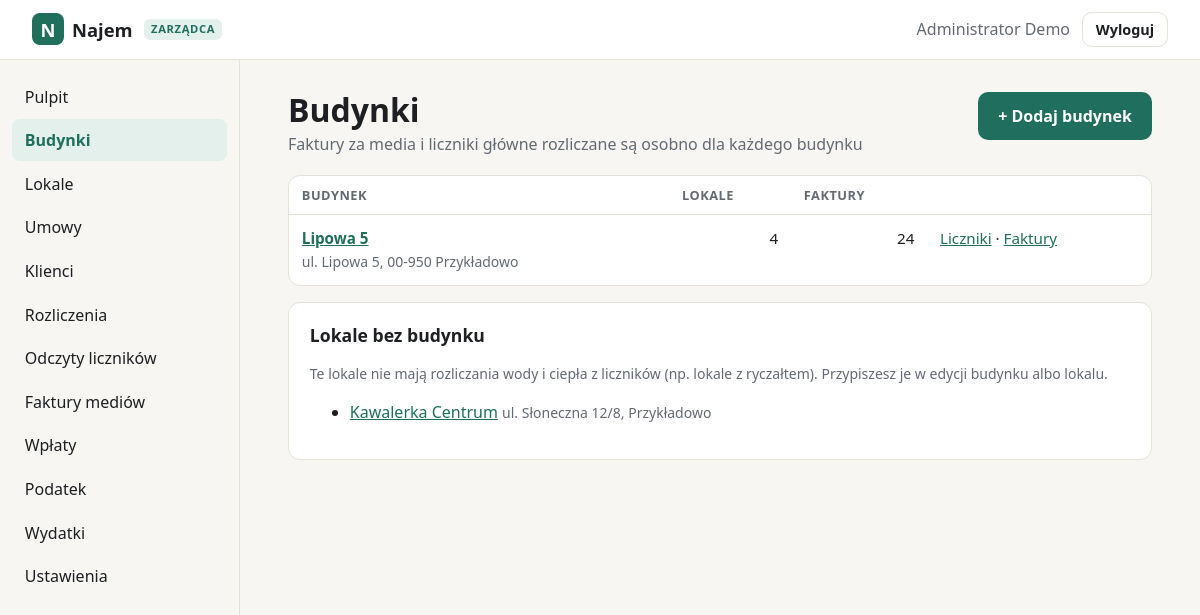
The app's page /zarzadca/budynki (signed in) with its own data.
### tables this page shows
CREATE TABLE users (
    id            INTEGER PRIMARY KEY AUTOINCREMENT,
    login         TEXT NOT NULL UNIQUE COLLATE NOCASE,
    password_hash TEXT NOT NULL,
    full_name     TEXT,
    role          TEXT NOT NULL DEFAULT 'klient',
    created_at    TEXT NOT NULL DEFAULT (datetime('now')),
    last_login_at TEXT
, email TEXT, telefon TEXT, aktywny INTEGER NOT NULL DEFAULT 1);

CREATE TABLE budynki (
    id            INTEGER PRIMARY KEY AUTOINCREMENT,
    nazwa         TEXT NOT NULL,
    ulica         TEXT,
    kod           TEXT,
    miasto        TEXT,
    swiatlo       INTEGER,          -- grosze / lokal / miesiąc
    smieci_1      INTEGER,
    smieci_2      INTEGER,
    smieci_3      INTEGER,
    smieci_4      INTEGER,
    smieci_5      INTEGER,
    lokale_cieplo INTEGER,          -- na ile lokali dzielić opłatę przesyłową
    rachunek      TEXT,
    uwagi         TEXT,
    created_at    TEXT NOT NULL DEFAULT (datetime('now'))
, nr_wodomierza TEXT, nr_cieplomierza TEXT);

CREATE TABLE lokale (
    id          INTEGER PRIMARY KEY AUTOINCREMENT,
    nazwa       TEXT NOT NULL,
    ulica       TEXT NOT NULL,          -- ulica z numerem budynku
    nr_lokalu   TEXT,
    kod         TEXT NOT NULL,
    miasto      TEXT NOT NULL,
    rodzaj      TEXT NOT NULL DEFAULT 'mieszkanie',
    powierzchnia REAL,                  -- m²
    pokoje      INTEGER,
    pietro      TEXT,
    opis        TEXT,
    wyposazenie TEXT,                   -- pozycje rozdzielone nową linią
    created_at  TEXT NOT NULL DEFAULT (datetime('now'))
, nr_wodomierza TEXT, nr_cieplomierza TEXT, budynek_id INTEGER REFERENCES budynki(id));

### budynki.py (the view)
@bp.get("/budynki")
def budynki():
    rows = get_db().execute("""
        SELECT b.*, (SELECT count(*) FROM lokale l WHERE l.budynek_id=b.id) AS lokale_n,
               (SELECT count(*) FROM faktury f WHERE f.budynek_id=b.id) AS faktury_n
        FROM budynki b ORDER BY b.nazwa""").fetchall()
    bez = get_db().execute("SELECT * FROM lokale WHERE budynek_id IS NULL ORDER BY nazwa").fetchall()
    return render_template("admin/budynki.html", active="budynki", rows=rows, bez=bez)

### admin.py (called while the page is built)
@bp.before_request
@manager_required
def _guard():
    if request.method == "POST":
        check_csrf()

@bp.context_processor
def _ctx():
    return {"admin_menu": ADMIN_MENU, "rodzaje_lokali": RODZAJE_LOKALI,
            "rodzaje_umow": RODZAJE_UMOW, "opcje": lambda xs: [(x, x) for x in xs],
            "today": date.today().isoformat()}

### app.py (called while the page is built)
def get_db() -> sqlite3.Connection:
    if "db" not in g:
        g.db = sqlite3.connect(DB_PATH)
        g.db.row_factory = sqlite3.Row
        g.db.execute("PRAGMA foreign_keys = ON")
    return g.db

def csrf_token() -> str:
    if "_csrf" not in session:
        session["_csrf"] = secrets.token_urlsafe(32)
    return session["_csrf"]

def static_v(filename):
    try:
        v = int((BASE / "static" / filename).stat().st_mtime)
    except OSError:
        v = 0
    return url_for("static", filename=filename, v=v)

def manager_required(view):
    @wraps(view)
    def wrapped(*a, **kw):
        if g.user is None:
            return redirect(url_for("login", next=request.path))
        if g.user["role"] != "zarzadca":
            abort(403)
        return view(*a, **kw)
    return wrapped

@app.before_request
def load_user():
    g.user = None
    uid = session.get("user_id")
    if uid:
        g.user = get_db().execute(
            "SELECT id, login, full_name, role FROM users WHERE id=? AND aktywny=1", (uid,)
        ).fetchone()
        if g.user is None:
            session.clear()

@app.context_processor
def inject():
    return {"menu": MENU, "user": g.get("user")}

### budynki.py (called while the page is built)
@bp.context_processor
def _ctx_budynki():
    return {"budynki_opcje": [(b["id"], b["nazwa"]) for b in
                              get_db().execute("SELECT id, nazwa FROM budynki ORDER BY nazwa")]}

### pomiary.py (called while the page is built)
@app.context_processor
def _ctx_najemca():
    if request.endpoint != "media" or g.get("user") is None:
        return {}
    od, do = nastepne_okno()
    return {"lokale_odczyt": lokale_najemcy(g.user["id"]), "moje_pomiary": moje_pomiary(g.user["id"]),
            "dzis": date.today().isoformat(), "okno_od": od.isoformat(), "okno_do": do.isoformat(),
            "w_oknie_dzis": od <= date.today() <= do}

### rozliczenia.py (called while the page is built)
@app.context_processor
def _ctx_dzis():
    return {"today": date.today().isoformat()}

### templates/admin/budynki.html (shortened to what this page needs)
{% extends "admin/base.html" %}
{% block content %}
<div class="page-head">
  <div><h1>Budynki</h1><p class="muted">Faktury za media i liczniki główne rozliczane są osobno dla każdego budynku</p></div>
  <div class="actions"><a class="btn btn-primary" href="{{ url_for('zarzadca.budynek_nowy') }}">+ Dodaj budynek</a></div>
</div>
{% if rows %}
<div class="table-wrap"><table class="table">
  <thead><tr><th>Budynek</th><th class="num">Lokale</th><th class="num">Faktury</th><th></th></tr></thead>
  <tbody>{% for b in rows %}
    <tr>
      <td data-label="Budynek"><a href="{{ url_for('zarzadca.budynek_edycja', bid=b.id) }}"><strong>{{ b.nazwa }}</strong></a>
        {% if b.ulica or b.miasto %}<br><span class="muted small">{{ b.ulica or '' }}{% if b.ulica and b.miasto %}, {% endif %}{{ b.kod or '' }} {{ b.miasto or '' }}</span>{% endif %}</td>
      <td data-label="Lokale" class="num">{{ b.lokale_n }}</td>
      <td data-label="Faktury" class="num">{{ b.faktury_n }}</td>
      <td data-label="">
        <a href="{{ url_for('zarzadca.liczniki', b=b.id) }}">Liczniki</a> ·
        <a href="{{ url_for('zarzadca.faktury', b=b.id) }}">Faktury</a></td>
    </tr>
  {% endfor %}</tbody>
</table></div>
{% else %}
<div class="placeholder"><strong>Brak budynków</strong><span>Dodaj budynek, aby rozliczać wodę i ciepło według liczników.</span></div>
{% endif %}
{% if bez %}
<section class="panel-box">
  <h2>Lokale bez budynku</h2>
  <p class="muted small">Te lokale nie mają rozliczania wody i ciepła z liczników (np. lokale z ryczałtem). Przypiszesz je w edycji budynku albo lokalu.</p>
  <ul>{% for l in bez %}<li><a href="{{ url_for('zarzadca.lokal_edycja', lid=l.id) }}">{{ l.nazwa }}</a> <span class="muted small">{{ l.ulica }}{% if l.nr_lokalu %}/{{ l.nr_lokalu }}{% endif %}, {{ l.miasto }}</span></li>{% endfor %}</ul>
</section>
{% endif %}
{% endblock %}

### templates/panel.html (shortened to what this page needs)
{% extends "base.html" %}
{% block body_class %}app-page{% endblock %}
{% block body %}
<header class="appbar">
  <a class="brand" href="{% block home_url %}{{ url_for('panel') }}{% endblock %}"><span class="logo">N</span> Najem{% block brand_suffix %}{% endblock %}</a>
  <div class="who">
    <span class="muted">{{ user.full_name or user.login }}</span>
    <form method="post" action="{{ url_for('logout') }}">
      <button class="btn btn-ghost btn-sm" type="submit">Wyloguj</button>
    </form>
  </div>
</header>
<div class="layout">
  <nav class="sidebar" aria-label="Menu główne">
    <ul>
    {% block nav %}{% endblock %}
    </ul>
  </nav>
  <main class="content">
    {% block content %}{% endblock %}
  </main>
</div>
{% endblock %}

### static/style.css (style rules this page uses)
:root { --bg: #f7f6f2; --surface: #ffffff; --text: #1d1f23; --muted: #646a73; --line: #e3e1da; --accent: #1f6f5c; --accent-ink: #ffffff; --accent-soft: #e3f0ec; --danger: #b3261e; --danger-soft: #fbe9e7; --radius: 12px; color-scheme: light; }
* { box-sizing: border-box; }
html, body { margin: 0; }
body { background: var(--bg); color: var(--text); font: 16px/1.5 system-ui, -apple-system, "Segoe UI", Roboto, sans-serif; min-height: 100vh; }
a { color: var(--accent); }
h1 { line-height: 1.15; margin: 0 0 .4em; }
.muted { color: var(--muted); }
.small { font-size: .875rem; }
.brand { display: inline-flex; align-items: center; gap: .5rem; font-weight: 700; font-size: 1.15rem; color: var(--text); text-decoration: none; }
.logo { display: inline-grid; place-items: center; width: 2rem; height: 2rem; border-radius: 8px; background: var(--accent); color: var(--accent-ink); font-weight: 800; }
.btn { display: inline-block; border: 1px solid transparent; border-radius: 10px; padding: .7rem 1.2rem; font: inherit; font-weight: 600; text-decoration: none; cursor: pointer; }
.btn-primary { background: var(--accent); color: var(--accent-ink); }
.btn-ghost { background: transparent; color: var(--text); border-color: var(--line); }
.btn-sm { padding: .35rem .8rem; font-size: .9rem; }
.appbar { position: sticky; top: 0; z-index: 10; display: flex; align-items: center; gap: 1rem; padding: .75rem clamp(16px, 3vw, 32px); background: var(--surface); border-bottom: 1px solid var(--line); }
.appbar .who { margin-left: auto; display: flex; align-items: center; gap: .75rem; }
.appbar form { margin: 0; }
.layout { display: grid; grid-template-columns: 240px 1fr; min-height: calc(100vh - 58px); }
.sidebar { border-right: 1px solid var(--line); padding: 1rem .75rem; }
.sidebar ul { list-style: none; margin: 0; padding: 0; display: flex; flex-direction: column; gap: 2px; }
.content { padding: 2rem clamp(16px, 4vw, 48px); max-width: 960px; }
:root { --ok: #1f7a4d; --ok-soft: #e1f3e9; --warn: #8a5a00; --warn-soft: #fdf1d8; --info: #2457a6; --info-soft: #e4ecfa; --off: #6b7079; --off-soft: #ececea; }
.content h1 { font-size: clamp(1.5rem, 3vw, 2rem); }
.content h2 { font-size: 1.1rem; margin: 0 0 .8rem; }
.panel-box { background: var(--surface); border: 1px solid var(--line); border-radius: var(--radius); padding: 1.2rem 1.3rem; margin-top: 1rem; }
.table-wrap { overflow-x: auto; margin-top: 1.2rem; }
.table { width: 100%; border-collapse: collapse; font-size: .95rem; }
.table th { text-align: left; font-size: .8rem; color: var(--muted); font-weight: 600; text-transform: uppercase; letter-spacing: .04em; padding: .6rem .8rem; border-bottom: 1px solid var(--line); }
.table td { padding: .75rem .8rem; border-bottom: 1px solid var(--line); vertical-align: top; }
.table tr:last-child td { border-bottom: 0; }
.content > .table-wrap { background: var(--surface); border: 1px solid var(--line); border-radius: var(--radius); }
.num { text-align: right; font-variant-numeric: tabular-nums; white-space: nowrap; }
.page-head { display: flex; justify-content: space-between; align-items: flex-start; gap: 1rem; flex-wrap: wrap; }
.page-head h1 { margin-bottom: .2rem; }
.page-head p { margin: 0; }
.actions { display: flex; gap: .5rem; flex-wrap: wrap; }

### records on screen
users: full_name "Administrator Demo"
budynki: nazwa "Lipowa 5", ulica "ul. Lipowa 5", kod "00-950", miasto "Przykładowo", lokale_n "4", faktury_n "24"
lokale: nazwa "Kawalerka Centrum", ulica "ul. Słoneczna 12", nr_lokalu "8", miasto "Przykładowo"

### other values on screen
{{ label }} "Pulpit" "Budynki" "Lokale" "Umowy" "Klienci" "Rozliczenia" "Odczyty liczników" "Faktury mediów" "Wpłaty" "Podatek" "Wydatki" "Ustawienia"
